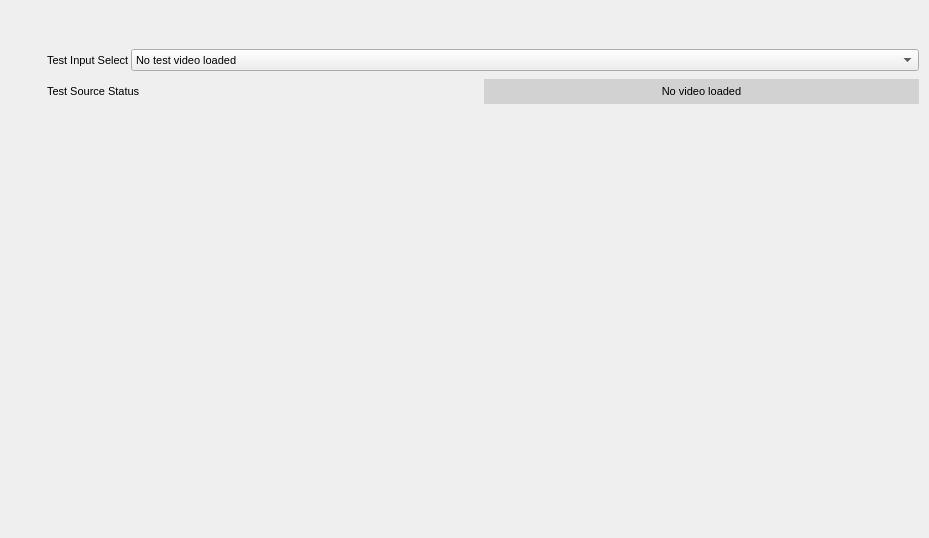
          <widget class="QWidget" name="tab_TestAssessment">
            <attribute name="title">
              <string>Test Assessment</string>
            </attribute>
            <widget class="QWidget" name="layoutWidget_test" native="true">
              <property name="geometry">
                <rect>
                  <x>46</x>
                  <y>48</y>
                  <width>874</width>
                  <height>481</height>
                </rect>
              </property>
              <layout class="QVBoxLayout" name="verticalLayout_test">
                <item>
                  <layout class="QHBoxLayout" name="horizontalLayout_test1">
                    <property name="spacing">
                      <number>2</number>
                    </property>
                    <property name="bottomMargin">
                      <number>1</number>
                    </property>
                    <property name="rightMargin">
                      <number>1</number>
                    </property>
                    <property name="topMargin">
                      <number>1</number>
                    </property>
                    <property name="leftMargin">
                      <number>1</number>
                    </property>
                    <item>
                      <widget class="QLabel" name="label_testSelect">
                        <property name="font">
                          <font>
                            <family>Arial</family>
                            <pointsize>8</pointsize>
                          </font>
                        </property>
                        <property name="text">
                          <string>Test Input Select</string>
                        </property>
                        <property name="geometry">
                          <rect>
                            <x>18</x>
                            <y>53</y>
                            <width>156</width>
                            <height>48</height>
                          </rect>
                        </property>
                      </widget>
                    </item>
                    <item>
                      <widget class="QComboBox" name="comboTestVideo">
                        <property name="sizePolicy">
                          <sizepolicy hsizetype="Expanding" vsizetype="Fixed">
                            <horstretch>0</horstretch>
                            <verstretch>0</verstretch>
                          </sizepolicy>
                        </property>
                        <property name="font">
                          <font>
                            <family>Arial</family>
                            <pointsize>8</pointsize>
                          </font>
                        </property>
                        <property name="geometry">
                          <rect>
                            <x>179</x>
                            <y>53</y>
                            <width>198</width>
                            <height>48</height>
                          </rect>
                        </property>
                        <item>
                          <property name="text">
                            <string>No test video loaded</string>
                          </property>
                        </item>
                      </widget>
                    </item>
                  </layout>
                </item>
                <item>
                  <layout class="QHBoxLayout" name="horizontalLayout_test2">
                    <property name="spacing">
                      <number>2</number>
                    </property>
                    <property name="bottomMargin">
                      <number>1</number>
                    </property>
                    <property name="rightMargin">
                      <number>1</number>
                    </property>
                    <property name="topMargin">
                      <number>1</number>
                    </property>
                    <property name="leftMargin">
                      <number>1</number>
                    </property>
                    <item>
                      <widget class="QLabel" name="label_testStatus">
                        <property name="font">
                          <font>
                            <family>Arial</family>
                            <pointsize>8</pointsize>
                          </font>
                        </property>
                        <property name="text">
                          <string>Test Source Status</string>
                        </property>
                        <property name="geometry">
                          <rect>
                            <x>18</x>
                            <y>120</y>
                            <width>156</width>
                            <height>48</height>
                          </rect>
                        </property>
                      </widget>
                    </item>
                    <item>
                      <widget class="QLabel" name="label_testFrame">
                        <property name="minimumSize">
                          <size>
                            <width>180</width>
                            <height>25</height>
                          </size>
                        </property>
                        <property name="font">
                          <font>
                            <family>Arial</family>
                            <pointsize>8</pointsize>
                          </font>
                        </property>
                        <property name="styleSheet">
                          <string notr="true">background-color: rgb(210,210,210);</string>
                        </property>
                        <property name="text">
                          <string>No video loaded</string>
                        </property>
                        <property name="alignment">
                          <set>Qt::AlignCenter</set>
                        </property>
                        <property name="geometry">
                          <rect>
                            <x>179</x>
                            <y>120</y>
                            <width>198</width>
                            <height>48</height>
                          </rect>
                        </property>
                      </widget>
                    </item>
                  </layout>
                </item>
                <item>
                  <spacer name="verticalSpacer_test">
                    <property name="orientation">
                      <enum>Qt::Vertical</enum>
                    </property>
                    <property name="sizeHint" stdset="0">
                      <size>
                        <width>20</width>
                        <height>40</height>
                      </size>
                    </property>
                  </spacer>
                </item>
              </layout>
            </widget>
          </widget>
